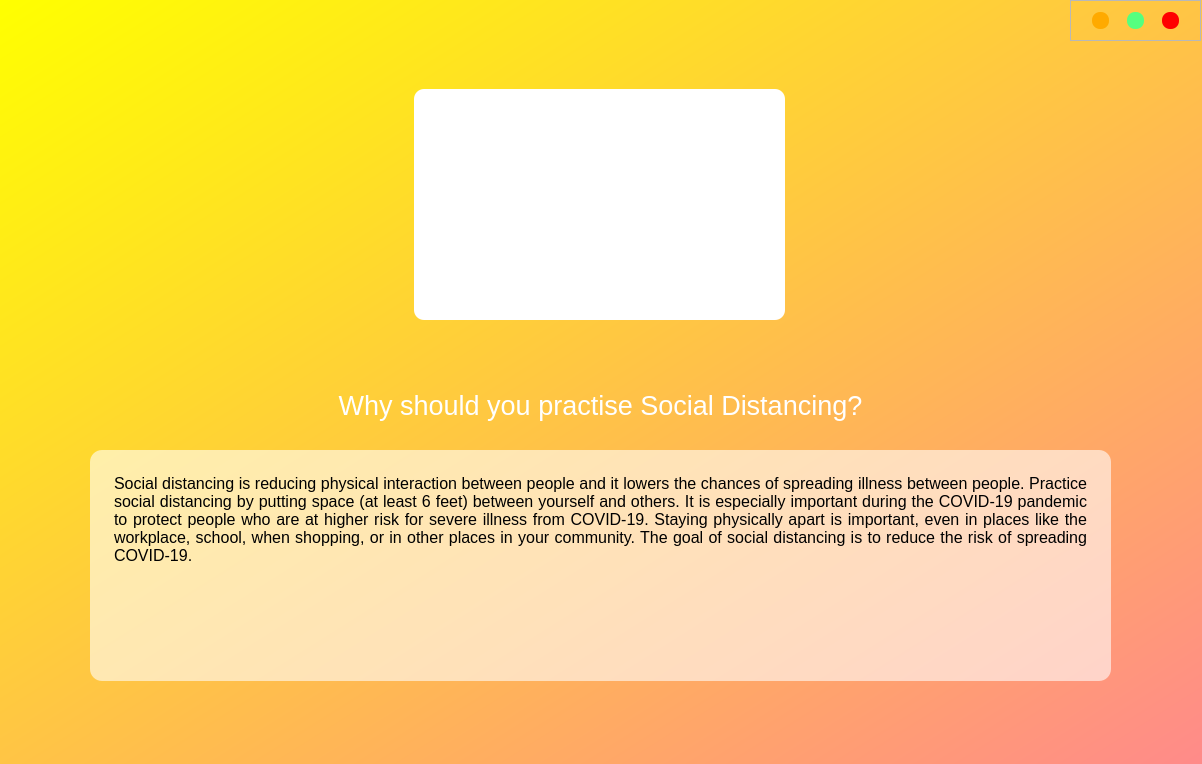
<?xml version="1.0" encoding="UTF-8"?>
<ui version="4.0">
 <class>Dialog</class>
 <widget class="QDialog" name="Dialog">
  <property name="geometry">
   <rect>
    <x>0</x>
    <y>0</y>
    <width>1202</width>
    <height>764</height>
   </rect>
  </property>
  <property name="windowTitle">
   <string>Dialog</string>
  </property>
  <property name="styleSheet">
   <string notr="true">QDialog#Dialog{
background-color:qlineargradient(spread:pad, x1:0, y1:0, x2:1, y2:1, stop:0 rgba(255, 255, 0, 255), stop:1 rgba(255, 138, 138, 255));
border-radius:15px;
}</string>
  </property>
  <widget class="QFrame" name="frame">
   <property name="geometry">
    <rect>
     <x>0</x>
     <y>0</y>
     <width>1201</width>
     <height>801</height>
    </rect>
   </property>
   <property name="autoFillBackground">
    <bool>false</bool>
   </property>
   <property name="styleSheet">
    <string notr="true"/>
   </property>
   <widget class="QWidget" name="widget_2" native="true">
    <property name="geometry">
     <rect>
      <x>90</x>
      <y>450</y>
      <width>1021</width>
      <height>231</height>
     </rect>
    </property>
    <property name="font">
     <font>
      <pointsize>12</pointsize>
     </font>
    </property>
    <property name="styleSheet">
     <string notr="true">background-color:rgba(255,255,255,150);
border-radius:12px</string>
    </property>
    <widget class="QTextBrowser" name="textBrowser">
     <property name="geometry">
      <rect>
       <x>20</x>
       <y>20</y>
       <width>981</width>
       <height>161</height>
      </rect>
     </property>
     <property name="font">
      <font/>
     </property>
     <property name="layoutDirection">
      <enum>Qt::LeftToRight</enum>
     </property>
     <property name="styleSheet">
      <string notr="true">background-color:rgba(0,0,0,0);
</string>
     </property>
     <property name="html">
      <string>&lt;!DOCTYPE HTML PUBLIC &quot;-//W3C//DTD HTML 4.0//EN&quot; &quot;http://www.w3.org/TR/REC-html40/strict.dtd&quot;&gt;
&lt;html&gt;&lt;head&gt;&lt;meta name=&quot;qrichtext&quot; content=&quot;1&quot; /&gt;&lt;meta charset=&quot;utf-8&quot; /&gt;&lt;style type=&quot;text/css&quot;&gt;
p, li { white-space: pre-wrap; }
&lt;/style&gt;&lt;/head&gt;&lt;body style=&quot; font-family:'Segoe UI'; font-size:9pt; font-weight:400; font-style:normal;&quot;&gt;
&lt;p align=&quot;justify&quot; style=&quot; margin-top:0px; margin-bottom:0px; margin-left:0px; margin-right:0px; -qt-block-indent:0; text-indent:0px;&quot;&gt;&lt;span style=&quot; font-size:12pt;&quot;&gt;Social distancing is reducing physical interaction between people and it lowers the chances of spreading illness between people. Practice social distancing by putting space (at least 6 feet) between yourself and others. It is especially important during the COVID-19 pandemic to protect people who are at higher risk for severe illness from COVID-19. Staying physically apart is important, even in places like the workplace, school, when shopping, or in other places in your community. The goal of social distancing is to reduce the risk of spreading COVID-19.&lt;/span&gt;&lt;/p&gt;&lt;/body&gt;&lt;/html&gt;</string>
     </property>
    </widget>
   </widget>
   <widget class="QLabel" name="label_2">
    <property name="geometry">
     <rect>
      <x>414</x>
      <y>89</y>
      <width>371</width>
      <height>231</height>
     </rect>
    </property>
    <property name="styleSheet">
     <string notr="true">background-color:white;
border-radius:10px</string>
    </property>
    <property name="text">
     <string/>
    </property>
   </widget>
   <widget class="QLabel" name="label">
    <property name="geometry">
     <rect>
      <x>420</x>
      <y>96</y>
      <width>360</width>
      <height>218</height>
     </rect>
    </property>
    <property name="styleSheet">
     <string notr="true">border-radius:10px;
background-color:rgba(0,0,0,0)</string>
    </property>
    <property name="text">
     <string/>
    </property>
   </widget>
   <widget class="QLabel" name="label_3">
    <property name="geometry">
     <rect>
      <x>90</x>
      <y>370</y>
      <width>1021</width>
      <height>71</height>
     </rect>
    </property>
    <property name="font">
     <font>
      <pointsize>20</pointsize>
      <italic>false</italic>
      <bold>false</bold>
      <underline>false</underline>
     </font>
    </property>
    <property name="styleSheet">
     <string notr="true">color:white</string>
    </property>
    <property name="text">
     <string>Why should you practise Social Distancing?</string>
    </property>
    <property name="alignment">
     <set>Qt::AlignCenter</set>
    </property>
   </widget>
   <widget class="QFrame" name="frame_buttons">
    <property name="geometry">
     <rect>
      <x>1070</x>
      <y>0</y>
      <width>131</width>
      <height>41</height>
     </rect>
    </property>
    <property name="frameShape">
     <enum>QFrame::StyledPanel</enum>
    </property>
    <property name="frameShadow">
     <enum>QFrame::Raised</enum>
    </property>
    <layout class="QHBoxLayout" name="horizontalLayout">
     <item>
      <widget class="QPushButton" name="min">
       <property name="minimumSize">
        <size>
         <width>16</width>
         <height>16</height>
        </size>
       </property>
       <property name="maximumSize">
        <size>
         <width>17</width>
         <height>17</height>
        </size>
       </property>
       <property name="styleSheet">
        <string notr="true">QPushButton{
border:none;
border-radius:8px;
background-color:rgb(255,170,0);
}
QPushButton:hover{
background-color:rgba(255,170,0,150)
}</string>
       </property>
       <property name="text">
        <string/>
       </property>
      </widget>
     </item>
     <item>
      <widget class="QPushButton" name="max">
       <property name="minimumSize">
        <size>
         <width>16</width>
         <height>16</height>
        </size>
       </property>
       <property name="maximumSize">
        <size>
         <width>17</width>
         <height>17</height>
        </size>
       </property>
       <property name="styleSheet">
        <string notr="true">QPushButton{
border:none;
border-radius:8px;
background-color:rgb(85,255,127);
}
QPushButton:hover{
background-color:rgba(85,255,127,150)
}</string>
       </property>
       <property name="text">
        <string/>
       </property>
      </widget>
     </item>
     <item>
      <widget class="QPushButton" name="close">
       <property name="minimumSize">
        <size>
         <width>16</width>
         <height>16</height>
        </size>
       </property>
       <property name="maximumSize">
        <size>
         <width>17</width>
         <height>17</height>
        </size>
       </property>
       <property name="styleSheet">
        <string notr="true">QPushButton{
border:none;
border-radius:8px;
background-color:rgb(255,0,0);
}
QPushButton:hover{
background-color:rgba(255,0,0,150)
}</string>
       </property>
       <property name="text">
        <string/>
       </property>
      </widget>
     </item>
    </layout>
   </widget>
  </widget>
 </widget>
 <resources/>
 <connections/>
</ui>
